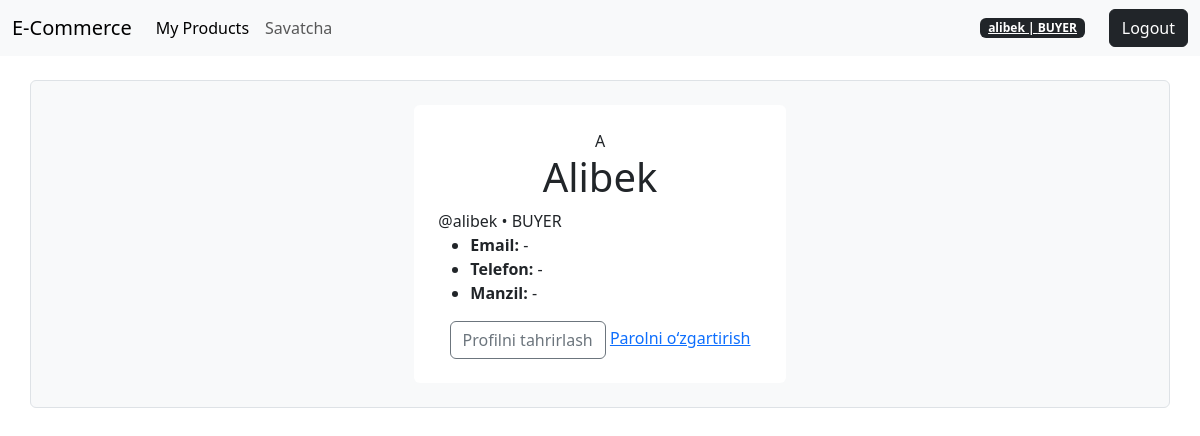
The app's page /accounts/profile/ (signed in) with its own data.
### accounts/models.py (models this page shows, shortened)
class User(AbstractUser):
      class Role(models.TextChoices):
         BUYER = "BUYER", "Buyer"
         SELLER = "SELLER", "Seller"
      role = models.CharField(
         max_length=10,
         choices=Role.choices,
         default=Role.BUYER
      )
      image = models.ImageField(upload_to="avatars/", blank=True, null=True)
      phone = models.CharField(max_length=30, blank=True, null=True, help_text="+998919998877")
      address = models.CharField(max_length=255, blank=True, null=True)

### accounts/views.py (the view)
# urls.py: path("profile/", views.ProfileDetailView.as_view(), name="profile"),
class ProfileDetailView(LoginRequiredMixin, DetailView):
   model = User
   template_name = "accounts/profile_detail.html"
   context_object_name = "profile_user"
   def get_object(self):
       return self.request.user

### templates/accounts/profile_detail.html (shortened to what this page needs)
{% extends "base.html" %}
{% block content %}
<div class="row">
    <div class="col-4 rounded bg-white p-4 mx-auto">
        <div class="text-center">
                {% if profile_user.image %}
        <img style="display:inline-block !important; width:100px; height:100px; border-radius:50%;" class="" src="{{ profile_user.image.url }}" alt="avatar">
        {% else %}
        <div>
            {{ profile_user.username|slice:":1"|upper }}
        </div>
        {% endif %}
        <h1>{{ profile_user.first_name }} {{ profile_user.last_name }}</h1>
        </div>
   <div>@{{ profile_user.username }} • {{ profile_user.role }}</div><ul>
       <li><strong>Email:</strong> {{ profile_user.email|default:"-" }}</li>
       <li><strong>Telefon:</strong> {{ profile_user.phone|default:"-" }}</li>
       <li><strong>Manzil:</strong> {{ profile_user.address|default:"-" }}</li></ul>
    <div class="text-center">
    <a class="btn btn-outline-secondary" href="{% url 'profile_edit' %}">Profilni tahrirlash</a>
    <a class="" href="{% url 'password_change' %}">
    Parolni o‘zgartirish
    </a>
    </div>
</div>
</div>
{% endblock %}

### templates/includes/navbar.html (shortened to what this page needs)
<nav class="navbar navbar-expand-lg bg-body-tertiary">
  <div class="container-fluid">
    <a class="navbar-brand" href="{% url 'home' %}">E-Commerce</a>
    <div class="collapse navbar-collapse" id="navbarSupportedContent">
      <ul class="navbar-nav me-auto mb-2 mb-lg-0">
        <li class="nav-item">
           {% if request.user.is_authenticated %}
          <a class="nav-link active" aria-current="page" href="{% url 'seller_products' %}">
          My Products
          </a>
{% endif %}
        </li>
        <li class="nav-item">
           {% if request.user.is_authenticated %}
              <a class="nav-link" href="{% url 'cart_detail' %}">Savatcha</a>
            {% endif %}
        </li>
      </ul>
     <div>
           {% if request.user.is_authenticated %}
               <div class="d-flex align-items-center ">
                <a href="{% url 'profile' %}" class="badge text-bg-dark mx-4">{{ request.user.username }} | <u>{{ user.role}}</u></a>
               <form method="post" action="{% url 'logout' %}">
                   <button class="btn btn-dark" type="submit">Logout</button>
               </form>
               </div>
           {% else %}
               <a class="btn btn-outline-secondary mx-4" href="{% url 'login' %}">Login</a>
               <a class="btn btn-secondary" href="{% url 'signup' %}">Register</a>
           {% endif %}
       </div>
    </div>
  </div>
</nav>

### records on screen
User: user.username "alibek", role "BUYER", username "A", first_name "Alibek", username "alibek", email "-", phone "-", address "-"
